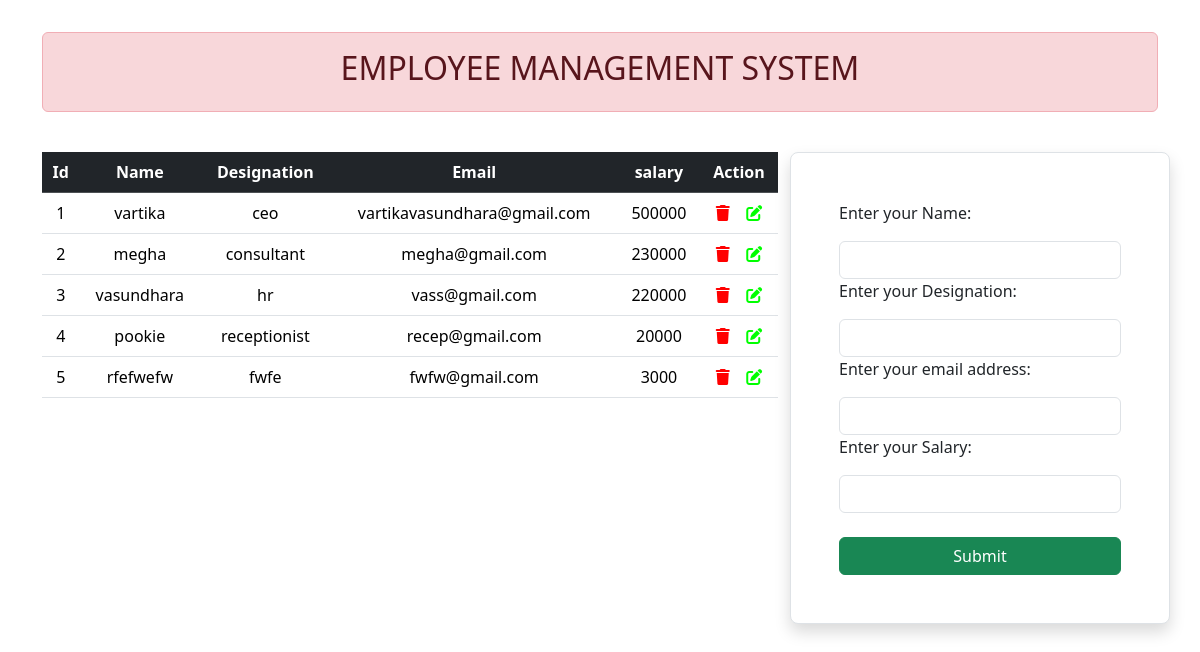
The page / on the database its author committed.
### emsapp/models.py (models this page shows)
class empinfo(models.Model):
       id=models.IntegerField(primary_key=True ,auto_created=True)
       name=models.CharField(max_length=220)
       designation=models.CharField(max_length=220)
       email=models.EmailField(max_length=100)
       salary=models.IntegerField()

### emsapp/views.py (the view, shortened to what this page needs)
# urls.py: 2. Add a URL to urlpatterns:  path('', views.home, name='home')
def home(request):
       show=empinfo.objects.all()
       return render(request,'home.html',{'ab':show})

### emsapp/templates/home.html (shortened to what this page needs)
{% load static %}
<!DOCTYPE html>
<html lang="en">
<head>
       <link rel="stylesheet" href="{% static 'css/bootstrap.css' %}">
       <link rel="stylesheet" href="https://cdnjs.cloudflare.com/ajax/libs/font-awesome/6.6.0/css/all.min.css" />
</head>
<body>
      <div class="container">
       <div class="row">
              <div class="col-sm-12 mt-2">
                     <div class="alert alert-danger mt-4">
                            <h2 class="text-center">EMPLOYEE MANAGEMENT SYSTEM</h2>
                     </div>
              </div>
       </div>
       <div class="row mt-4">
              <div class="col-sm-8">
                     <table class="table">
                            <thead>
                                   <tr class="table-dark text-center">
                                          <th>Id</th>
                                          <th>Name</th>
                                          <th>Designation</th>
                                          <th>Email</th>
                                          <th>salary</th>
                                          <th>Action</th>
                                   </tr>
                            </thead>
                            <tbody>
                                   {% for i in ab %}
                                   <tr class="text-center">
                                          <td>{{i.id}}</td>
                                          <td>{{i.name}}</td>
                                          <td>{{i.designation}}</td>
                                          <td>{{i.email}}</td>
                                          <td>{{i.salary}}</td>
                                          <td>
                                                 <span><a href=""><i class="fa-solid fa-trash" style="color: #ff0000;"></i></a></span>&nbsp;&nbsp;&nbsp;
                                                 <span><a href=""><i class="fa-solid fa-pen-to-square" style="color: #00ff00;"></i></a></span>
                                          </td>
                                   </tr>
                                   {% endfor %}
                            </tbody>
                     </table>
              </div>
              <div class="col-sm-4 border rounded-3 shadow bg-white p-5">
                     <form method="post" enctype="multipart/form-data">
                            <div class="row ">
                                   <div class="col-sm-12 ">
                                          <p>Enter your Name:</p>
                                          <input type="text" name="name" id="" class="form-control">
                                   </div>
                                   <div class="col-sm-12 ">
                                          <p>Enter your Designation:</p>
                                          <input type="text" name="designation" id="" class="form-control">
                                   </div>
                                   <div class="col-sm-12 ">
                                          <p>Enter your email address:</p>
                                          <input type="text" name="email" id="" class="form-control">
                                   </div>
                                   <div class="col-sm-12">
                                          <p>Enter your Salary:</p>
                                          <input type="number" name="salary" id="" class="form-control">
                                   </div>
                                   <div class="col-sm-12 mt-4">
                                          <input type="submit" class="btn btn-success w-100">
                                   </div>
                            </div>
                     </form>
              </div>
       </div>
      </div>
</body>
</html>

### emsapp/templates/home.html (style rules this page uses)
body { font-family:'Segoe UI', Tahoma, Geneva, Verdana, sans-serif; }

### rows shown on the page
empinfo: id "1", name "vartika", designation "ceo", email "vartikavasundhara@gmail.com", salary "500000"
empinfo: id "2", name "megha", designation "consultant", email "megha@gmail.com", salary "230000"
empinfo: id "3", name "vasundhara", designation "hr", email "vass@gmail.com", salary "220000"
empinfo: id "4", name "pookie", designation "receptionist", email "recep@gmail.com", salary "20000"
empinfo: id "5", name "rfefwefw", designation "fwfe", email "fwfw@gmail.com", salary "3000"
